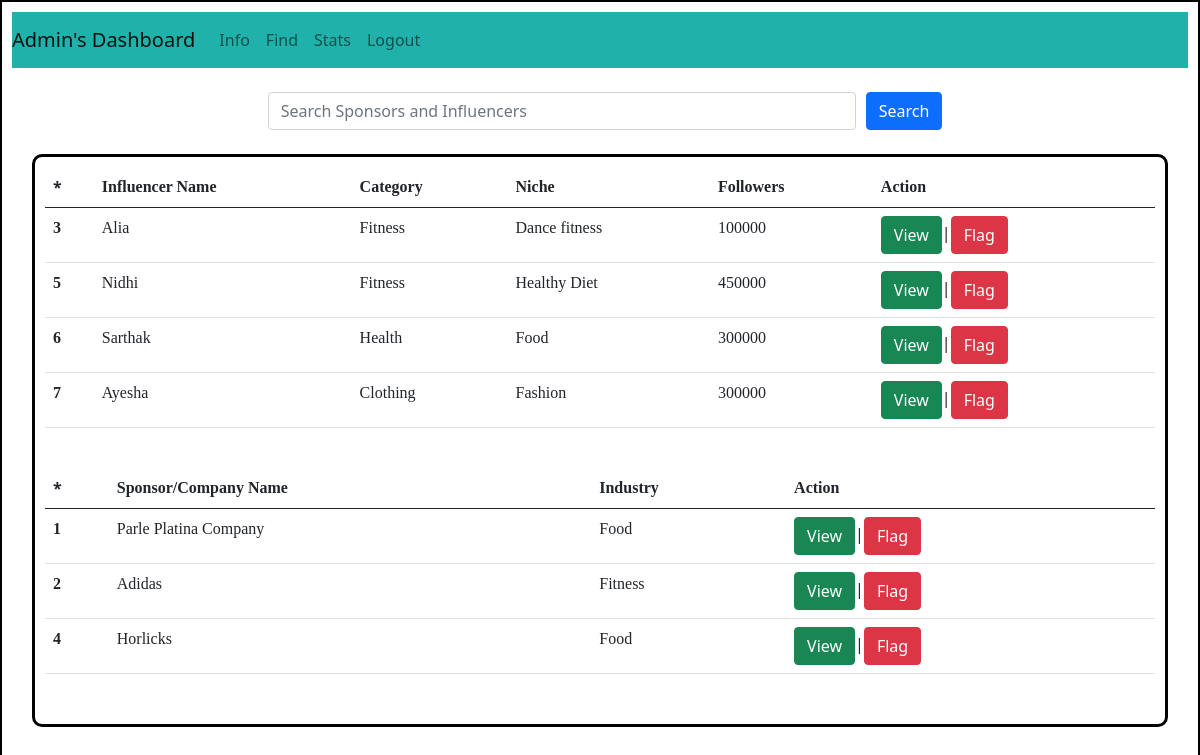
The app's page /admin/dashboard/find, older data.
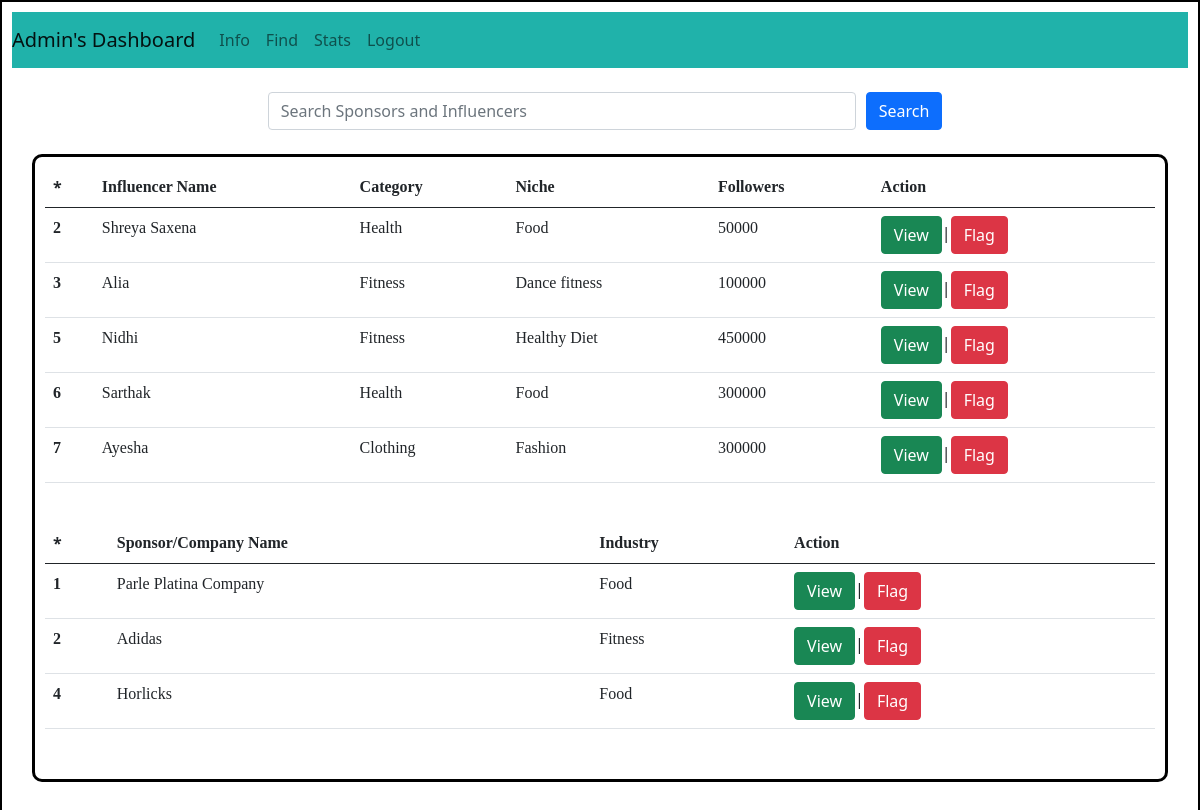
The same page, newer data.
### backend/models.py (models this page shows)
class User(db.Model):
    __tablename__ = "user"
    id = db.Column(db.Integer, primary_key = True, nullable = False, autoincrement = True)
    email = db.Column(db.String, nullable = False)
    full_name = db.Column(db.String, nullable = False)
    search_name = db.Column(db.String, nullable = False, default="null")
    user_name = db.Column(db.String, unique = True, nullable = False)
    pwd = db.Column(db.String, nullable = False, default="null")
    category = db.Column(db.String, nullable = False, default="null")
    niche = db.Column(db.String, nullable = False, default="null")
    followers = db.Column(db.Integer, nullable=False, default = 0)
    type = db.Column(db.String, nullable = False, default = "general")
    is_flagged = db.Column(db.String, nullable=False, default="False")
    ad_request = db.relationship("Ad_request", cascade="all, delete", backref="user")

class Sponser(db.Model):
    __tablename__ = "sponser"
    id = db.Column(db.Integer, primary_key = True, nullable = False, autoincrement = True)
    email = db.Column(db.String, nullable = False)
    company_name = db.Column(db.String, nullable = False)
    search_name = db.Column(db.String, nullable = False, default="null")
    user_name = db.Column(db.String, unique = True, nullable = False)
    pwd = db.Column(db.String, nullable = False,  default="null")
    industry = db.Column(db.String, nullable = False)
    budget = db.Column(db.Float, nullable = False, default = 1000.0)
    is_flagged = db.Column(db.String, nullable=False, default="False")
    type = db.Column(db.String, nullable = False, default = "Sponsor")
    campaigns = db.relationship("Campaigns", cascade="all, delete", backref="sponser")

### backend/controllers.py (the view)
@app.route("/admin/dashboard/find")
def admin_dashboard_find():
    influencers = fetch_influencers()
    sponsers = fetch_sponsers()
    return render_template("admin_dashboard_find.html", influencers=influencers, sponsers= sponsers)

### backend/controllers.py (called while the page is built)
def fetch_influencers():
    influencer = User.query.filter_by(type = 'general', is_flagged = "False" ).all()
    influencer_list = {}
    for user in influencer:
        if user.id not in influencer_list.keys():
            influencer_list[user.id] = [user.full_name, user.category, user.niche, user.followers]
    return influencer_list

def fetch_sponsers():
    sponsers = Sponser.query.filter_by( is_flagged = "False").all()
    sponser_list = {}
    for sponser in sponsers:
        if sponser.id not in sponser_list.keys():
            sponser_list[sponser.id] = [sponser.company_name, sponser.industry]
    return sponser_list

### templates/admin_dashboard_find.html (shortened to what this page needs)
<!DOCTYPE html>
<html lang="en">
<head>
    <link rel="stylesheet" href = "/static/dashboardstyle.css">
    <link href="https://cdn.jsdelivr.net/npm/bootstrap@5.0.2/dist/css/bootstrap.min.css" rel="stylesheet">
</head>
<body>
    <div id = "container-admin">
      <nav class="navbar navbar-expand-lg navbar-light " style="background-color: lightseagreen;">
            <a class="navbar-brand" href="#">Admin's Dashboard</a>
            <div class="collapse navbar-collapse" id="navbarNav">
              <ul class="navbar-nav">
                <li class="nav-item active">
                  <a class="nav-link" href="/admin/dashboard/info"> Info </a>
                </li>
                <li class="nav-item active">
                  <a class="nav-link" href="/admin/dashboard/find"> Find</a>
                </li>
                <li class="nav-item active">
                  <a class="nav-link" href="/admin/stats"> Stats </a>
                </li>
                <li class="nav-item">
                  <a class="nav-link" href="/login"> Logout</a>
                </li>
          </nav><br>
          <form action="/admin/search"  class="form-inline">
            <input type="text" class="form-control" id="search" name="search_word" placeholder="Search Sponsors and Influencers">
            <button type="submit" class="btn btn-primary">Search</button>
          </form><br>
<div id="campaign"  class="justify-content-center">
  {%if influencers %}
  <table class="table">
    <thead>
          <tr>
            <th scope="col">*</th>
            <th scope="col" style="font-family: 'Times New Roman', Times, serif;">Influencer Name</th>
            <th scope="col" style="font-family: 'Times New Roman', Times, serif;">Category</th>
            <th scope="col" style="font-family: 'Times New Roman', Times, serif;">Niche</th>
            <th scope="col" style="font-family: 'Times New Roman', Times, serif;">Followers</th>
            <th scope="col" style="font-family: 'Times New Roman', Times, serif;">Action</th>
          </tr>
      </thead>
    <tbody>
    {%for key, value in influencers.items()%}
      <tr>
        <th scope="row" style="font-family: 'Times New Roman', Times, serif;">{{key}}</th>
        <td style="font-family: 'Times New Roman', Times, serif;">{{value[0]}}</td>
        <td style="font-family: 'Times New Roman', Times, serif;">{{value[1]}}</td>
        <td style="font-family: 'Times New Roman', Times, serif;">{{value[2]}}</td>
        <td style="font-family: 'Times New Roman', Times, serif;">{{value[3]}} </td>
        <td><a href="/admin/view/user/{{key}}"><button type="button" class="btn btn-success">View</button></a>|<a href="/flag/user/{{key}}"><button type="button" class="btn btn-danger">Flag</button></a></td>
      </tr>
    {%endfor%}
    </tbody>
  </table>
  {%else%}
  <h3 style="font-family: 'Times New Roman', Times, serif;">No Influencer available!</h3>
  {%endif%}<br>
<div class="justify-content-center">
  {%if sponsers %}
  <table class="table">
    <thead>
          <tr>
            <th scope="col">*</th>
            <th scope="col" style="font-family: 'Times New Roman', Times, serif;">Sponsor/Company Name</th>
            <th scope="col" style="font-family: 'Times New Roman', Times, serif;">Industry</th>
            <th scope="col" style="font-family: 'Times New Roman', Times, serif;">Action</th>
          </tr>
      </thead>
    <tbody>
    {%for key, value in sponsers.items()%}
      <tr>
        <th scope="row" style="font-family: 'Times New Roman', Times, serif;">{{key}}</th>
        <td style="font-family: 'Times New Roman', Times, serif;">{{value[0]}}</td>
        <td style="font-family: 'Times New Roman', Times, serif;">{{value[1]}}</td>
        <td><a href="/admin/view/sponser/{{key}}"><button type="button" class="btn btn-success">View</button></a>|<a href="/flag/sponser/{{key}}"><button type="button" class="btn btn-danger">Flag</button></a></td>
      </tr>
    {%endfor%}
    </tbody>
  </table>
  {%else%}
  <h3 style="font-family: 'Times New Roman', Times, serif;">No Sponsor available!</h3>
  {%endif%}<br>
</div>
</div>
</body>
</html>

### static/dashboardstyle.css (style rules this page uses)
* { margin: 0%; padding: 0%; }
#campaign { border: 3px solid black ; padding: 10px; margin-left: 20px; margin-right: 20px; border-radius: 10px; }
#container-admin { border: 2px solid black; padding: 10px; height: 1000px; }

### templates/admin_dashboard_find.html (style rules this page uses)
form { width: 100%; display: flex; flex-direction: row; justify-content: center; align-items: center; }
#search { margin-left: 10px; margin-right: 10px; width: 50%; }

Row changes from the older to the newer data that the page shows:
now on this page (row edited): User: full_name "Shreya Saxena", category "Health", niche "Food", followers "50000"
Text that changed along with them:
new list line: "2 View | Flag"
